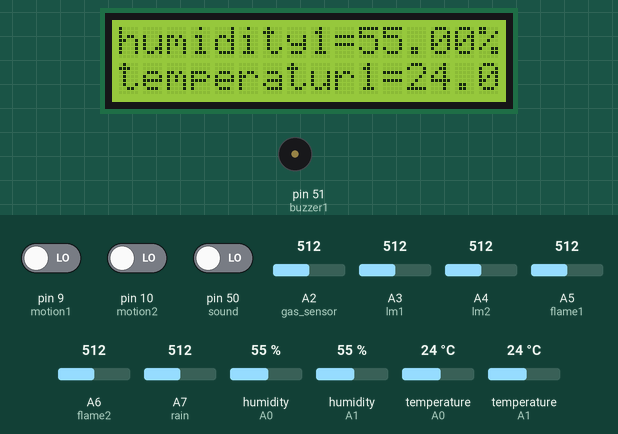
Simulated run of this sketch. Board: Arduino Mega 2560, built with avr-gcc and run on an emulated ATmega2560. Shown: 16×2 character LCD, buzzer (waves = sounding, pin HIGH). Inputs (shaded band) come from the test bench; at power-on: A2 (gas_sensor) = 512, A5 (flame1) = 512, pin 9 (motion1) LOW, A7 (rain) = 512, pin 50 (sound) LOW, A6 (flame2) = 512, pin 10 (motion2) LOW, A3 (lm1) = 512, A4 (lm2) = 512, humidity (sensors on A0, A1) 55 %, temperature (sensors on A0, A1) 24 °C. What the sketch prints to the serial monitor is not drawn.

Above: at 4.2 s.
4.3 s: A2 (gas_sensor) set to 306
At 12.5 s:
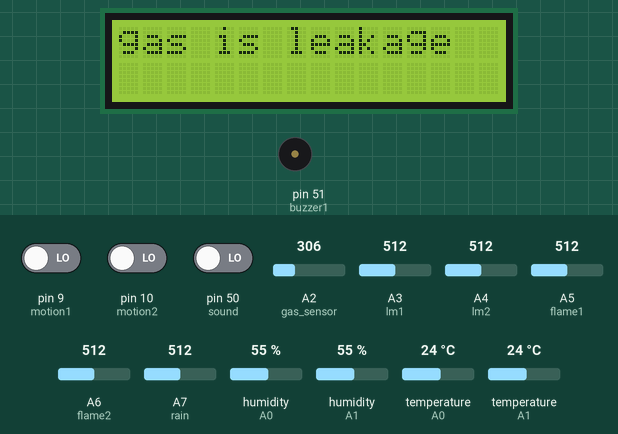
17.3 s: A5 (flame1) set to 490
At 22.2 s:
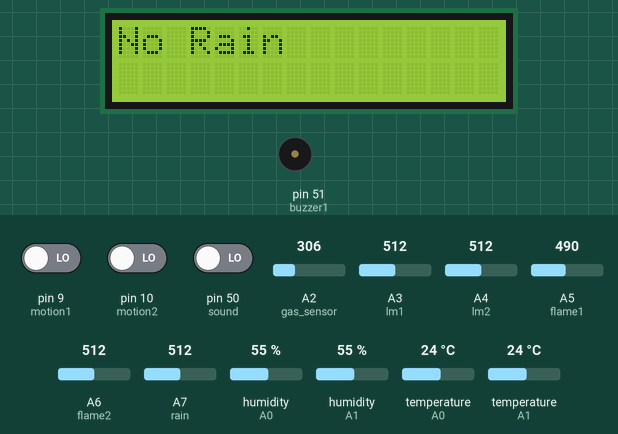
25.8 s: pin 9 (motion1) driven HIGH
At 39.7 s:
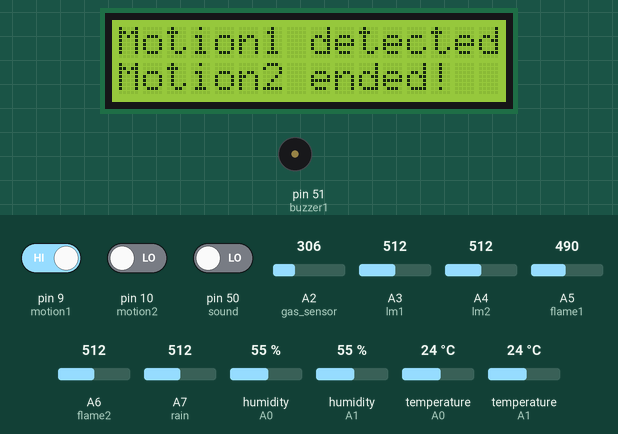
39.8 s: A7 (rain) set to 490
At 42.5 s:
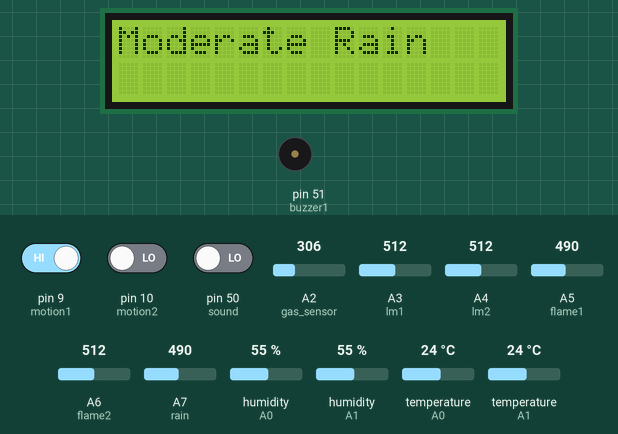
46.5 s: pin 50 (sound) driven HIGH
At 56.8 s:
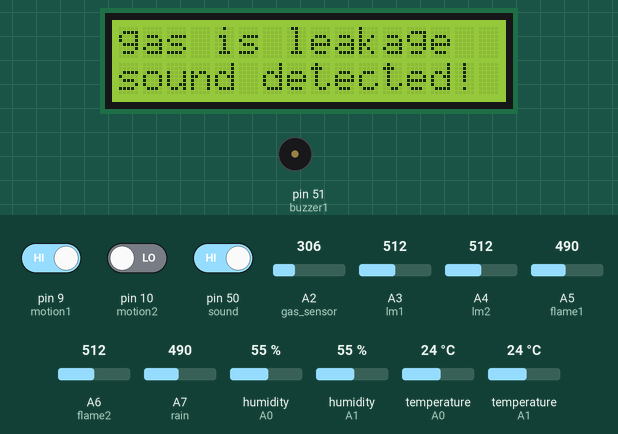
58.6 s: A6 (flame2) set to 483
At 62.3 s:
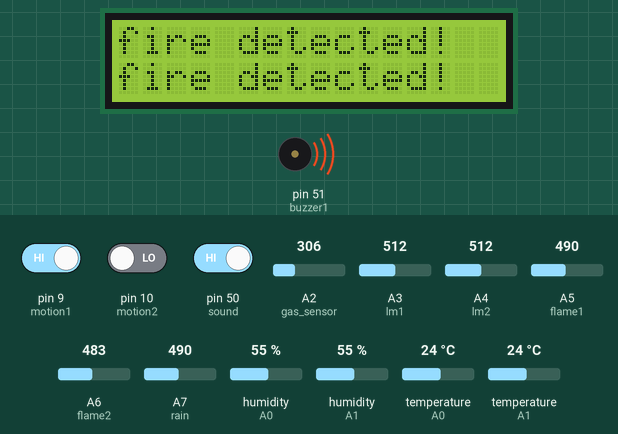
Timing chart, 0 to 63.8 s (numbered marks = the images above; inputs shaded):
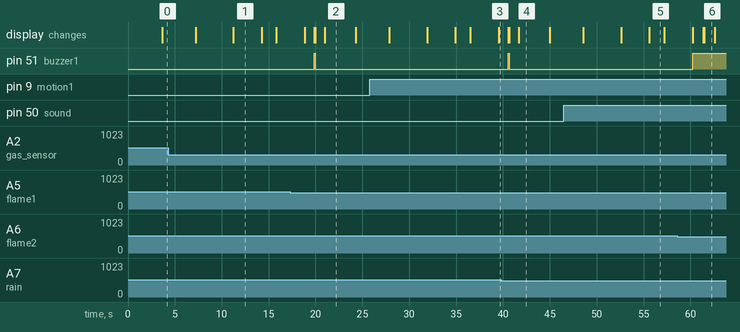

Measured:
- the behaviour switches between 500 and 499 on A6 (flame2) (found by bisection; images 5 and 6)
- after the input at 4.3 s, the display: first differs from a run without the input after 6.9 s (image 1)
- after the input at 17.3 s, pin 51 (buzzer1): LOW → HIGH after 2.6 s, → LOW 0.11 s later; the display: first differs from a run without the input after 2.6 s (image 2 shows a later state)
- after the input at 25.8 s, the display: first differs from a run without the input after 13.7 s (image 3)
- after the input at 39.8 s, the display: first differs from a run without the input after 1.9 s (image 4)
- after the input at 46.5 s, the display: first differs from a run without the input after 9.1 s (image 5)
- what the display in image 1 shows lasts 3.1 s, from 11.2 s to 14.3 s

The sketch:

Smart_Code.ino
```cpp
#include <SoftwareSerial.h>
#include <LiquidCrystal.h>
#include <dht.h>
#define dht_apin A0                 // Analog Pin sensor is connected to DHT11
#define dht_apin1 A1                 // Analog Pin sensor is connected to DHT11

#define gas_sensor A2           // Analog Pin sensor is connected to MQ2
#define lm1  A3                    // Analog Pin sensor is connected to lm35
#define lm2  A4                    // Analog Pin sensor is connected to lm35
#define flame1  A5                    // Analog Pin sensor is connected to flame sensor 1
#define flame2  A6                    // Analog Pin sensor is connected to flame sensor 2
#define rain    A7                    // Analog Pin sensor is connected to rain sensor

#define motion1  9                 // digital Pin sensor is connected to motion sensor1
#define motion2  10               // digital Pin sensor is connected to motion sensor2
#define sound  50             // digital Pin sensor is connected to sound sensor
#define buzzer1  51             // digital Pin sensor is connected to buzzer

// initialize the library with the numbers of the interface pins
LiquidCrystal lcd(12, 11, 5, 4, 3, 2);
SoftwareSerial myserial (7,8) ;            // RX=7 AND TX=8


volatile double r0_air,ratio,vin,rs_air,r_init,rs;
volatile int digital_val=0;
volatile int adc_count,x,y;
volatile float T;

dht DHT;

void setup(){

  myserial.begin(9600);
  Serial.begin (9600) ;
  lcd.begin(16, 2);
  pinMode(motion1, INPUT);
  pinMode(motion2, INPUT);
  pinMode(sound, INPUT);

  pinMode(buzzer1,OUTPUT);
  delay(2000);//Delay to let system boot
  for(int i=0;i<5;i++)
{
    digital_val=digital_val+analogRead(gas_sensor);
    delay(100);
}
digital_val=digital_val/5;
vin=(digital_val*5)/256;
rs_air=(5-vin)/vin;
r0_air=rs_air/9.8;

}


void loop()
{

  delay(1000);
  lcd.clear();
    DHT11_1();
    flame_sensor_buzzer1();

    flame_sensor_buzzer2();
    delay(500);

  lcd.clear();
    DHT11_2();

    flame_sensor_buzzer1();

    flame_sensor_buzzer2();
    delay(1000);
   lcd.clear();
    MQ2_result(r0_air);

    flame_sensor_buzzer1();

    flame_sensor_buzzer2();
   sound_sensor();
    delay(500);
    lcd.clear();
   temperature_sensor_1();
   temperature_sensor_2();

    flame_sensor_buzzer1();

    flame_sensor_buzzer2();
   delay(3000);

   motin_sensor1();
   motin_sensor2();

    flame_sensor_buzzer1();

    flame_sensor_buzzer2();
delay(1000);
    lcd.clear();

   flame_sensor1();
   flame_sensor2();
   delay(1000);
    lcd.clear();
   rain_sensor();
   delay(2000);

}// end loop()


void DHT11_1(void)
{
    lcd.setCursor(0, 0);
    DHT.read11(dht_apin);
    lcd.print("humidity1=");
    Serial.print("humidity1=");
   myserial.print("humidity1=");
    lcd.print(DHT.humidity);
    Serial.print(DHT.humidity);
  myserial.print(DHT.humidity);
    lcd.print("% ");
    Serial.print("% ");
    myserial.print("% ");
      lcd.setCursor(0, 1);
    lcd.print("temperatur1=");
    Serial.print("temperatur1=");
    myserial.print("temperatur1=");
    lcd.print(DHT.temperature);
    Serial.print(DHT.temperature);
    myserial.print(DHT.temperature);
    lcd.print("C  ");
    Serial.println("C  ");
    myserial.println("C  ");

  delay(3000);//Wait 3 seconds before accessing sensor again.
 }


void DHT11_2(void)
{
    lcd.setCursor(0, 0);
    DHT.read11(dht_apin1);
    lcd.print("humidity2=");
    Serial.print("humidity2=");
   myserial.print("humidity2=");
    lcd.print(DHT.humidity);
    Serial.print(DHT.humidity);
  myserial.print(DHT.humidity);
    lcd.print("% ");
    Serial.print("% ");
    myserial.print("% ");
      lcd.setCursor(0, 1);
    lcd.print("temperatur2=");
    Serial.print("temperatur2=");
    myserial.print("temperatur2=");
    lcd.print(DHT.temperature);
    Serial.print(DHT.temperature);
    myserial.print(DHT.temperature);
    lcd.print("C  ");
    Serial.println("C  ");
    myserial.println("C  ");

  delay(3000);//Wait 3 seconds before accessing sensor again.


 }

 void temperature_sensor_1(void)
{
     lcd.setCursor(0,0);
  adc_count=analogRead(lm1);
  T =(adc_count*0.48828125);
  lcd.print("TEMPERATUR3=");
  Serial.print("TEMPERATUR3=");
  myserial.print("TEMPERATUR3=");
  lcd.print(T);
  Serial.print(T);
  myserial.print(T);
  lcd.print("*c");
  Serial.println(" *C");
   myserial.println(" *C");
}


 void temperature_sensor_2(void)
{
     lcd.setCursor(0,1);
  adc_count=analogRead(lm2);
  T =(adc_count*0.48828125);
  lcd.print("TEMPERATUR4=");
  Serial.print("TEMPERATUR4=");
  myserial.print("TEMPERATUR4=");
  lcd.print(T);
  Serial.print(T);
  myserial.print(T);
  lcd.print("*c");
  Serial.println(" *C");
   myserial.println(" *C");
}

void MQ2_result(double x)
{
digital_val=analogRead(gas_sensor);
vin=(digital_val*5)/256;
rs=(5-vin)/vin;
ratio=rs/x;
if(ratio<=5)
{
   lcd.setCursor(0,0);
   Serial.println("gas is leakage ");
   myserial.println("gas is leakage ");
   lcd.print("gas is leakage ");

}
else
{
    lcd.setCursor(0,0);
   Serial.println("gas is normal ");
   myserial.println("gas is normal ");
   lcd.print("gas is normal ");

}
delay(3000);
}

void motin_sensor1(void)
{
  lcd.setCursor(0,0);
  if (digitalRead(motion1) == HIGH)
  {
      lcd.print("Motion1 detected!  ");
      Serial.println("Motion1 detected!");
      myserial.println("Motion1 detected!");
  }
  else
  {

      lcd.print("Motion1 ended!  ");
      Serial.println("Motion1 ended!");
      myserial.println("Motion1 ended!");
  }


}


void motin_sensor2(void)
{
  lcd.setCursor(0,1);
  if (digitalRead(motion2) == HIGH)
  {
      lcd.print("Motion2 detected!  ");
      Serial.println("Motion2 detected!");
      myserial.println("Motion2 detected!");
  }
  else
  {

      lcd.print("Motion2 ended!  ");
      Serial.println("Motion2 ended!");
      myserial.println("Motion2 ended!");
  }

}

void sound_sensor(void)
{
    lcd.setCursor(0,1);
  if (digitalRead(sound) == HIGH)
  {
      lcd.print("sound detected!");
      Serial.println("sound detected!");
      myserial.println("sound detected!");
  }
  else
  {

      lcd.print("sound ended!  ");
      Serial.println("sound ended!");
      myserial.println("sound ended!");
  }

  delay(1000);
}


void flame_sensor1(void)
{
    lcd.setCursor(0,0);

  y=analogRead(flame1);
  if (y<500)
  {
      lcd.print("fire detected!");
      Serial.println("fire detected!");
      myserial.println("fire detected!");
      digitalWrite(buzzer1,HIGH);
      delay(100);
  }
  else
  {

      lcd.print("no fire ");
      Serial.println("no fire");
      myserial.println("no fire ");
      digitalWrite(buzzer1,LOW);

  }

}


void flame_sensor2(void)
{
    lcd.setCursor(0,1);
  x=analogRead(flame2);
  if (x<500)
  {
      lcd.print("fire detected!");
      Serial.println("fire detected!");
      myserial.println("fire detected!");
      digitalWrite(buzzer1,HIGH);
   delay(100);
  }
  else
  {

      lcd.print("no fire ");
      Serial.println("no fire");
      myserial.println("no fire ");
      digitalWrite(buzzer1,LOW);

  }

}


void rain_sensor(void)
{
 lcd.setCursor(0,0);
 if(analogRead(rain)<300)
 {
 lcd.print("Heavy Rain");
 Serial.println("Heavy Rain");
 myserial.println("Heavy Rain");

 }
 else if(analogRead(rain)<500)
 {
 lcd.print("Moderate Rain");
 Serial.println("Moderate Rain");
 myserial.println("Moderate Rain");

 }
 else
 {
 lcd.print("No Rain");
 Serial.println("No Rain");
 myserial.println("No Rain");

 }

 delay(250);
}


void flame_sensor_buzzer1(void)
{
  y=analogRead(flame1);
  if (y<500)
  {
      digitalWrite(buzzer1,HIGH);
  }
  else
  {
      digitalWrite(buzzer1,LOW);
  }

}


void flame_sensor_buzzer2(void)
{
    x=analogRead(flame2);
  if (x<500)
  {

      digitalWrite(buzzer1,HIGH);
   delay(100);
  }
  else
  {


      digitalWrite(buzzer1,LOW);

  }

}
```
